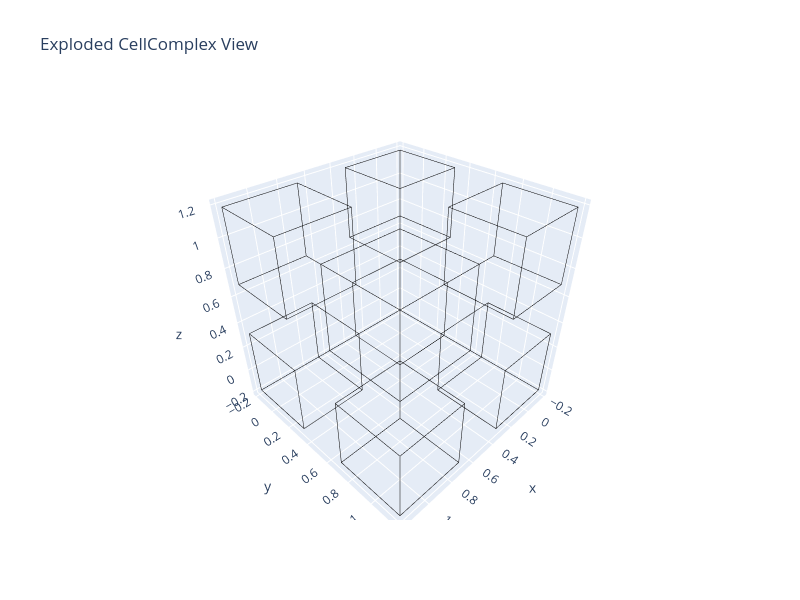

Write notebook code for a chart like this one.
### Markdown cell above
## 5. Exploding a CellComplex

Note: The Topology.Explode method is not currently available in topologic_fast.
We demonstrate a manual explode visualization instead.

### Code cell
# NOTE: Topology.Explode is not available in topologic_fast
# We can manually offset faces for an exploded view

def explode_cellcomplex(cellcomplex, scale=1.5):
    """Create an exploded view of a cell complex"""
    fig = go.Figure()
    
    cells = cellcomplex.Cells()
    
    # Find center of complex
    total_volume = cellcomplex.Volume()
    center_x = center_y = center_z = 0
    for cell in cells:
        com = cell.CenterOfMass()
        center_x += com[0]
        center_y += com[1]
        center_z += com[2]
    center_x /= len(cells)
    center_y /= len(cells)
    center_z /= len(cells)
    
    colors = ['#FF6B6B', '#4ECDC4', '#45B7D1', '#96CEB4', '#FFEAA7', '#DDA0DD', '#98D8C8', '#F7DC6F']
    
    for i, cell in enumerate(cells):
        com = cell.CenterOfMass()
        
        # Calculate offset direction
        dx = (com[0] - center_x) * (scale - 1)
        dy = (com[1] - center_y) * (scale - 1)
        dz = (com[2] - center_z) * (scale - 1)
        
        faces = cell.Faces()
        color = colors[i % len(colors)]
        
        for face in faces:
            vertices = face.Vertices()
            coords = [v.Coordinates() for v in vertices]
            
            if len(coords) >= 3:
                x = [c[0] + dx for c in coords]
                y = [c[1] + dy for c in coords]
                z = [c[2] + dz for c in coords]
                
                fig.add_trace(go.Mesh3d(
                    x=x, y=y, z=z,
                    color=color,
                    opacity=0.7,
                    alphahull=0,
                    showlegend=False
                ))
                
                # Add edges
                for k in range(len(coords)):
                    p1x, p1y, p1z = coords[k][0] + dx, coords[k][1] + dy, coords[k][2] + dz
                    p2x, p2y, p2z = coords[(k+1)%len(coords)][0] + dx, coords[(k+1)%len(coords)][1] + dy, coords[(k+1)%len(coords)][2] + dz
                    fig.add_trace(go.Scatter3d(
                        x=[p1x, p2x], y=[p1y, p2y], z=[p1z, p2z],
                        mode='lines',
                        line=dict(color='black', width=1),
                        showlegend=False
                    ))
    
    fig.update_layout(
        title='Exploded CellComplex View',
        scene=dict(aspectmode='data'),
        width=800, height=600
    )
    
    return fig

explode_cellcomplex(cc, scale=1.75).show()
